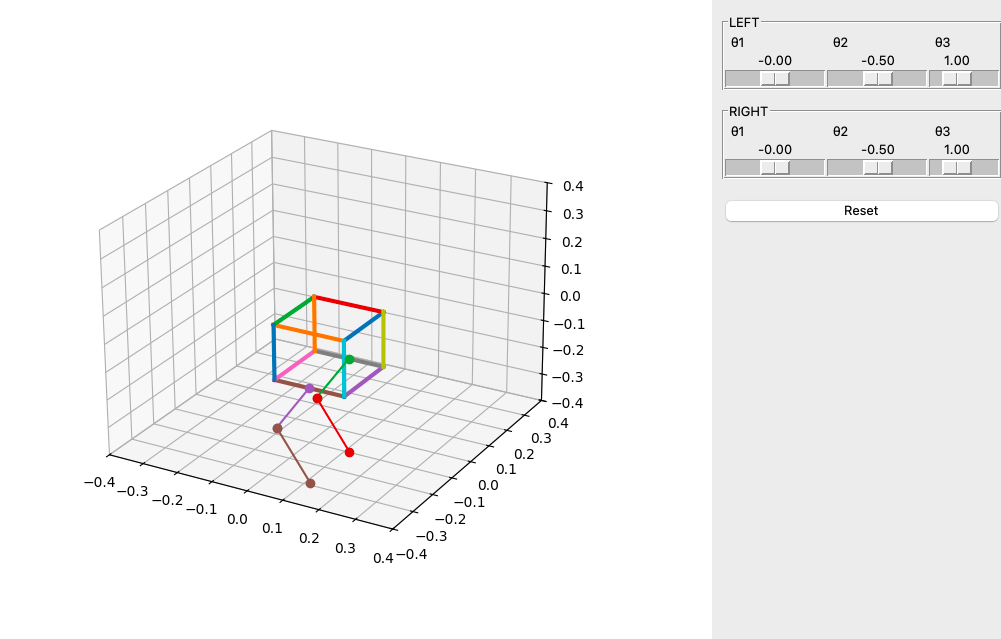

The script that drew this image:
import matplotlib
matplotlib.use('TkAgg')

import numpy as np
import matplotlib.pyplot as plt
import tkinter as tk
from matplotlib.backends.backend_tkagg import FigureCanvasTkAgg

# -----------------------------
# Robot parameters
# -----------------------------
L1, L2 = 0.2, 0.2

limits = {
    "theta1": (-np.pi/6, np.pi/6),
    "theta2": (-np.pi/2, np.pi/6),
    "theta3": (0, np.pi)
}

# -----------------------------
# TWO LEGS
# -----------------------------
legs = {
    "LEFT": [0.0, -0.5, 1.0],
    "RIGHT": [0.0, -0.5, 1.0]
}

defaults = {k: v[:] for k, v in legs.items()}

# -----------------------------
# BOX BODY (3D)
# -----------------------------
box_length = 0.2
box_width  = 0.2
box_height = 0.2

# 8 corners of the box
def get_box():
    l = box_length/2
    w = box_width/2
    h = box_height

    return np.array([
        [ l,  w, 0],
        [ l, -w, 0],
        [-l, -w, 0],
        [-l,  w, 0],
        [ l,  w, -h],
        [ l, -w, -h],
        [-l, -w, -h],
        [-l,  w, -h]
    ])

# -----------------------------
# LEG BASE POSITIONS (bottom of box)
# -----------------------------
base_pos = {
    "LEFT":  np.array([0.0,  box_width/2, -box_height]),
    "RIGHT": np.array([0.0, -box_width/2, -box_height])
}

# -----------------------------
# FK 
# -----------------------------
def fk(t1, t2, t3):
    X = L1*np.sin(t2) + L2*np.sin(t2+t3)
    R = L1*np.cos(t2) + L2*np.cos(t2+t3)
    Y = R*np.sin(t1)
    Z = -R*np.cos(t1)
    return np.array([X, Y, Z])

# -----------------------------
# Plot
# -----------------------------
fig = plt.figure(figsize=(8,6))
ax = fig.add_subplot(111, projection='3d')

def draw():
    ax.clear()

    # ----- DRAW BOX -----
    b = get_box()

    edges = [
        (0,1),(1,2),(2,3),(3,0),  # top
        (4,5),(5,6),(6,7),(7,4),  # bottom
        (0,4),(1,5),(2,6),(3,7)   # verticals
    ]

    for e in edges:
        ax.plot(
            [b[e[0],0], b[e[1],0]],
            [b[e[0],1], b[e[1],1]],
            [b[e[0],2], b[e[1],2]],
            linewidth=3
        )

    # ----- DRAW LEGS -----
    for leg, (t1,t2,t3) in legs.items():
        base = base_pos[leg]

        knee = base + np.array([
            L1*np.sin(t2),
            L1*np.cos(t2)*np.sin(t1),
            -L1*np.cos(t2)*np.cos(t1)
        ])

        foot = base + fk(t1,t2,t3)

        ax.plot([base[0], knee[0]], [base[1], knee[1]], [base[2], knee[2]], marker='o')
        ax.plot([knee[0], foot[0]], [knee[1], foot[1]], [knee[2], foot[2]], marker='o')

    ax.set_xlim([-0.4,0.4])
    ax.set_ylim([-0.4,0.4])
    ax.set_zlim([-0.4,0.4])

# -----------------------------
# TKINTER UI
# -----------------------------
root = tk.Tk()
root.title("Biped FK Simulator")
root.geometry("1100x650")

canvas = FigureCanvasTkAgg(fig, master=root)
canvas.get_tk_widget().pack(side=tk.LEFT, fill=tk.BOTH, expand=True)

control = tk.Frame(root)
control.pack(side=tk.RIGHT, fill=tk.Y, padx=10, pady=10)

# -----------------------------
# Update
# -----------------------------
def update(leg, i, val):
    legs[leg][i] = float(val)
    draw()
    canvas.draw_idle()

# -----------------------------
# Store sliders
# -----------------------------
sliders = []

# -----------------------------
# Sliders 
# -----------------------------
for leg in legs:
    f = tk.LabelFrame(control, text=leg)
    f.pack(fill="x", pady=6)

    for i, name in enumerate(["θ1","θ2","θ3"]):
        s = tk.Scale(
            f,
            from_=limits[f"theta{i+1}"][0],
            to=limits[f"theta{i+1}"][1],
            resolution=0.01,
            orient=tk.HORIZONTAL,
            label=name,
            command=lambda v, l=leg, j=i: update(l,j,v)
        )
        s.set(legs[leg][i])
        s.pack(side="left", expand=True, fill="x")

        sliders.append((s, leg, i))

# -----------------------------
# Reset
# -----------------------------
def reset():
    for l in legs:
        legs[l] = defaults[l][:]
    for s, l, i in sliders:
        s.set(legs[l][i])
    draw()
    canvas.draw()

tk.Button(control, text="Reset", command=reset).pack(fill="x", pady=10)

# -----------------------------
draw()
canvas.draw()
root.mainloop()
